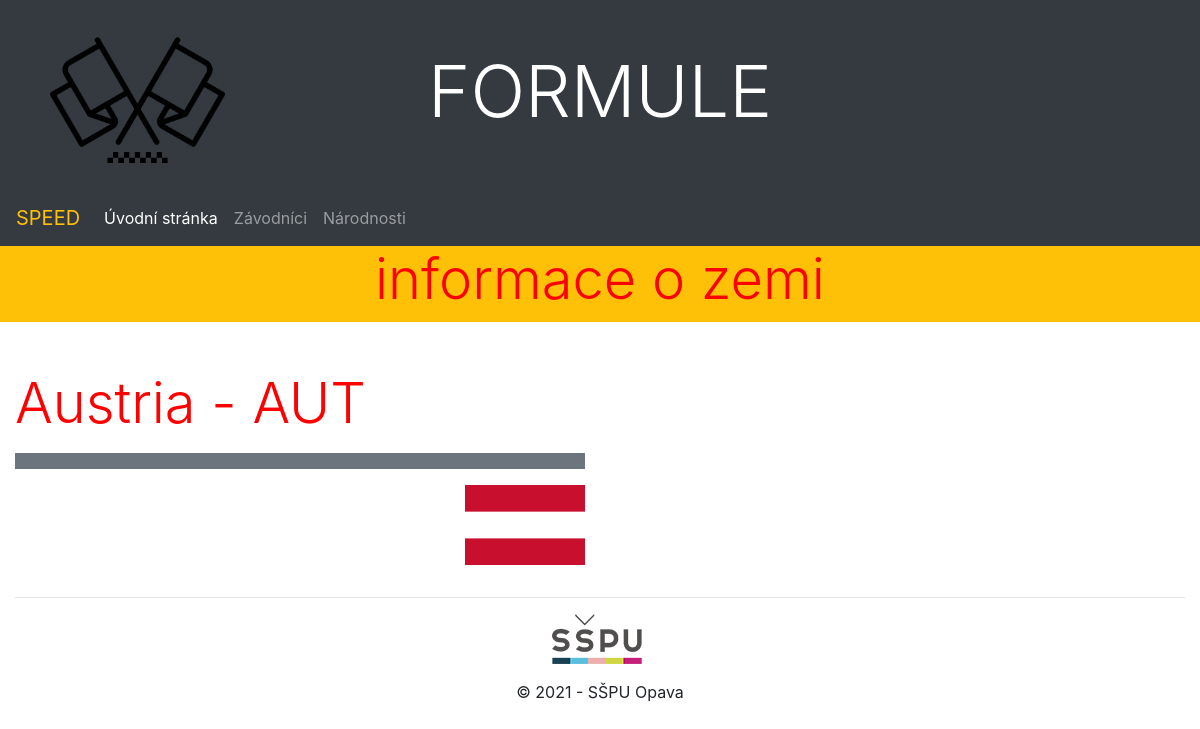
/formule/nations/6, run on the app's committed database.
### formule/models.py (models this page shows, shortened)
class Nationality(models.Model):
    nationality_name = models.CharField(max_length=20, verbose_name='Name')
    nationality_shortcut = models.CharField(max_length=3, verbose_name='Shortcut')
    photo = models.ImageField(upload_to = pic_nat, blank=True, null=True, verbose_name="Nationality flag")
    class Meta:
        ordering = ['nationality_name']

### formule/views.py (the view)
# urls.py: path('nations/<int:pk>', views.nationsDetailView.as_view(), name='nation_detail'),
class nationsDetailView(DetailView):
    model = Nationality
    context_object_name = 'nation_detail'
    template_name = "detail_nations.html"

### formule/templates/detail_nations.html (shortened to what this page needs)
{% extends "base.html" %}
{% block content %}
<div class="row mb-3">
    <div class="col-sm-12 bg-warning">
        <h2 class="display-4 text-center">informace o zemi</h2>
    </div>
</div>
<div class="row mt-5 mb-3">
    <div class="col-lg-6 mb-3">
        <h2 class="display-4 mb-3">{{ nation_detail.nationality_name }} - {{ nation_detail.nationality_shortcut}}</h2>
        <div class="bg-secondary text-light p-2 mb-3">
        </div>
        <div class="row">
            <div class="col-md-9">
            </div>
            <div class="col-md-3">
                {% if nation_detail.photo %}
                 <a href="{{ nation_detail.photo.url }}" data-gallery="gallery">
                    <img src="{{ nation_detail.photo.url }}" class="img-fluid" alt="Plakát k filmu">
                </a>
                {% endif %}
            </div>
        </div>
    </div>
</div>
{% endblock %}

### formule/static/css/styles.css (style rules this page uses)
h2 { color: red !important; }

### data on the page
Nationality: nationality_name "Austria", nationality_shortcut "AUT", photo (picture)
